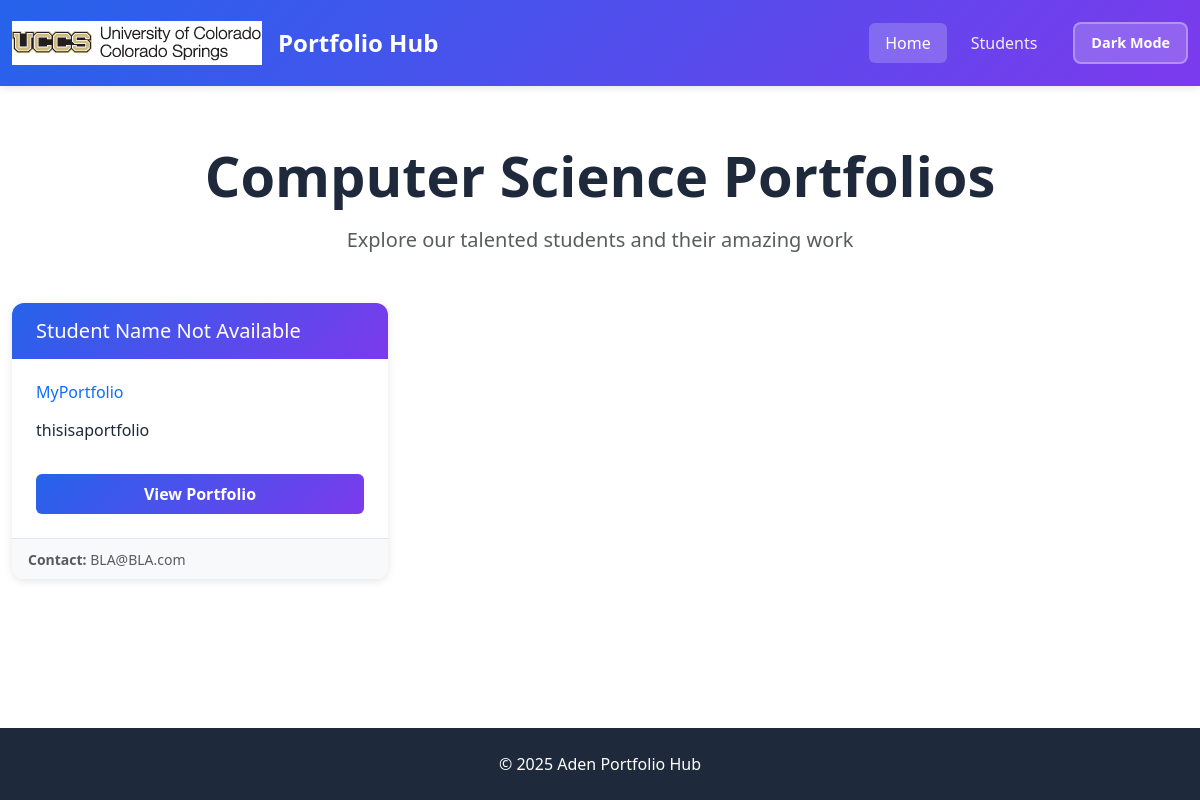
The app's page /, older data.
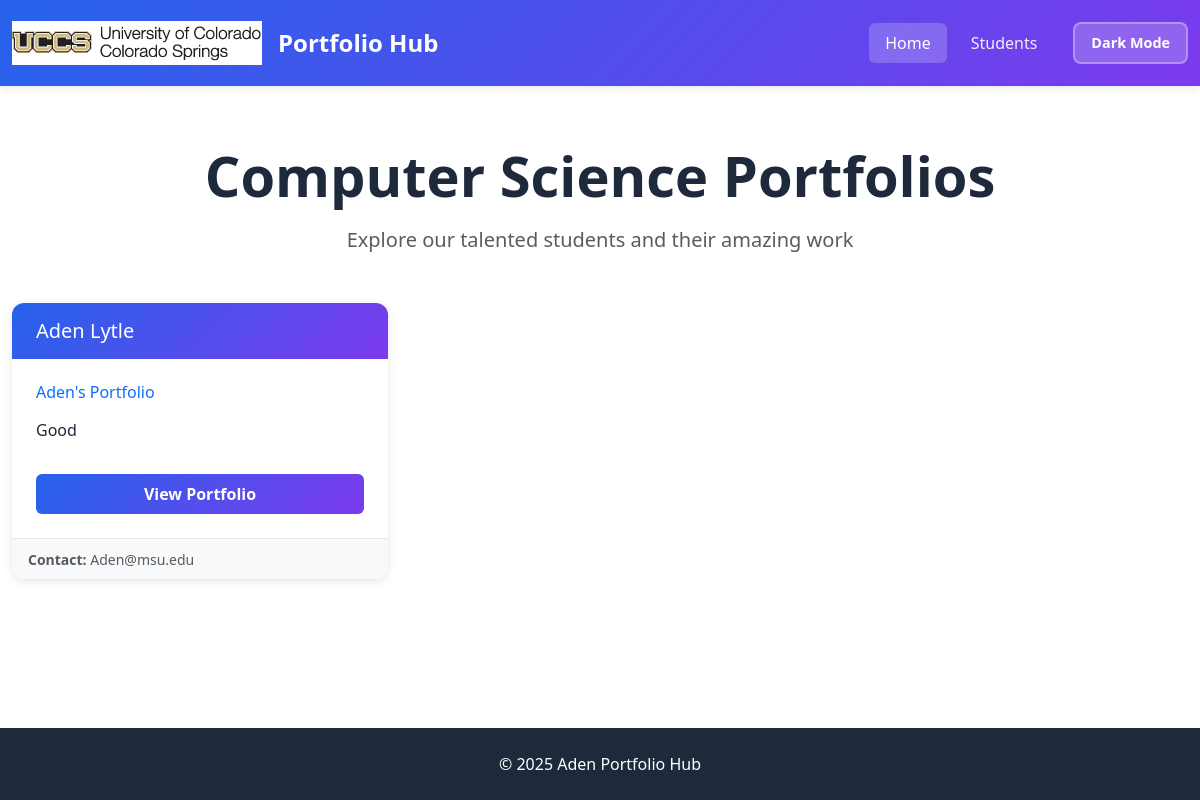
The same page, newer data.
### portfolio_app/models.py (models this page shows, shortened)
class Portfolio(models.Model):
    title = models.CharField(max_length=200)
    contact_email = models.CharField(max_length=200)
    is_active = models.BooleanField(default=False)
    about = models.CharField(blank=True)

class Student(models.Model):
    MAJOR = (
        ('CSCI-BS', 'BS in Computer Science'),
        ('CPEN-BS', 'BS in Computer Engineering'),
        ('BIGD-BI', 'BI in Game Design and Development'),
        ('BICS-BI', 'BI in Computer Science'),
        ('BISC-BI', 'BI in Computer Security'),
        ('CSCI-BA', 'BA in Computer Science'),
        ('DASE-BS', 'BS in Data Analytics and Systems Engineering')
    )
    name = models.CharField(max_length=200)
    email = models.CharField("MSU Email", max_length=200)
    major = models.CharField(max_length=200, choices=MAJOR)
    portfolio = models.OneToOneField(
        Portfolio,
        on_delete=models.CASCADE,
        null=True, blank=True,
        related_name='student',
    )

### portfolio_app/views.py (the view)
# urls.py: path('', views.index, name='index'),
def index(request):
    portfolios = Portfolio.objects.filter(is_active=True)
    context = {
        'portfolios': portfolios,
    }
    return render(request, 'portfolio_app/index.html', context)

### portfolio_app/templates/portfolio_app/index.html (shortened to what this page needs)
{% extends "portfolio_app/base_template.html" %}
{% block content %}
<div class="py-4">
  <div class="text-center mb-5">
    <h1 class="display-4 fw-bold mb-3">Computer Science Portfolios</h1>
    <p class="lead text-muted">Explore our talented students and their amazing work</p>
  </div>
  {% if portfolios %}
    <div class="row row-cols-1 row-cols-md-2 row-cols-lg-3 g-4">
      {% for portfolio in portfolios %}
        <div class="col">
          <div class="card h-100">
            <div class="card-header">
              <h5 class="card-title mb-0">
                {% if portfolio.student %}
                  {{ portfolio.student.name }}
                {% else %}
                  Student Name Not Available
                {% endif %}
              </h5>
            </div>
            <div class="card-body d-flex flex-column">
              <h6 class="text-primary mb-3">{{ portfolio.title }}</h6>
              <p class="card-text flex-grow-1">
                {% if portfolio.about %}
                  {{ portfolio.about|truncatewords:30 }}
                {% else %}
                  No description available yet.
                {% endif %}
              </p>
              <div class="mt-3">
                <a href="{% url 'portfolio-detail' portfolio.id %}"
                   class="btn btn-primary w-100"
                   aria-label="View {{ portfolio.title }} portfolio">
                  View Portfolio
                </a>
              </div>
            </div>
            <div class="card-footer bg-light">
              <small class="text-muted">
                <strong>Contact:</strong> {{ portfolio.contact_email }}
              </small>
            </div>
          </div>
        </div>
      {% endfor %}
    </div>
  {% else %}
    <div class="alert alert-info text-center" role="alert">
      <h4 class="alert-heading">No Active Portfolios</h4>
      <p class="mb-0">There are currently no active portfolios to display.</p>
    </div>
  {% endif %}
</div>
{% endblock %}

### portfolio_app/templates/portfolio_app/base_template.html (shortened to what this page needs)
{% load static %}
{% load django_bootstrap5 %}
<!DOCTYPE html>
<html lang="en">
<head>
  <link href="https://cdn.jsdelivr.net/npm/bootstrap@5.3.3/dist/css/bootstrap.min.css" rel="stylesheet" />
</head>
<body>
  <nav class="navbar navbar-expand-lg" role="navigation">
    <div class="container-fluid">
      <a class="navbar-brand" href="{% url 'index' %}">
        <img src="{% static 'images/uccs_logo.gif' %}" alt="UCCS Logo">
        Portfolio Hub
      </a>
      <div class="collapse navbar-collapse" id="navbarNav">
        <div class="navbar-nav ms-auto d-flex align-items-center">
          <a class="nav-link {% if request.resolver_match.url_name == 'index' %}active{% endif %}"
             href="{% url 'index' %}">Home</a>
          <a class="nav-link {% if 'student' in request.resolver_match.url_name %}active{% endif %}"
             href="{% url 'student-list' %}">Students</a>
          <div class="ms-3">
            <button class="dark-mode-toggle" id="darkModeToggle" aria-label="Toggle dark mode">
              Dark Mode
            </button>
          </div>
        </div>
      </div>
    </div>
  </nav>
  <main id="main-content" role="main">
    <div class="container-fluid">
      <div class="col-sm-12">
        {% block content %}{% endblock %}
      </div>
    </div>
  </main>
  <footer role="contentinfo">
    <div class="container text-center">
      <p class="mb-0">&copy; 2025 Aden Portfolio Hub</p>
    </div>
  </footer>
</body>
</html>

### portfolio_app/templates/portfolio_app/base_template.html (style rules this page uses)
:root { --primary-color: #2563eb; --secondary-color: #7c3aed; --accent-color: #f59e0b; --dark-bg: #1e293b; }
body { --bg-color: #ffffff; --text-color: #1e293b; --card-bg: #ffffff; --card-border: #e2e8f0; --input-bg: #ffffff; --input-border: #e2e8f0; --footer-bg: #1e293b; --footer-text: #ffffff; --light-text: #64748b; }
body { min-height: 100vh; display: flex; flex-direction: column; background-color: var(--bg-color); color: var(--text-color); transition: background-color 0.3s, color 0.3s; }
.navbar { background: linear-gradient(135deg, var(--primary-color), var(--secondary-color)) !important; box-shadow: 0 2px 8px rgba(0,0,0,0.1); padding: 1rem 0; }
.navbar-brand { font-weight: 700; font-size: 1.5rem; color: white !important; display: flex; align-items: center; gap: 1rem; }
.navbar-brand img { max-height: 50px; width: auto; }
.nav-link { color: rgba(255,255,255,0.9) !important; font-weight: 500; transition: all 0.3s; padding: 0.5rem 1rem !important; border-radius: 6px; margin: 0 0.25rem; }
.nav-link:hover, .nav-link.active { background-color: rgba(255,255,255,0.2); color: white !important; }
.btn-primary { background: linear-gradient(135deg, var(--primary-color), var(--secondary-color)); border: none; font-weight: 600; padding: 0.5rem 1.5rem; transition: transform 0.2s, box-shadow 0.3s; }
.card { border: none; border-radius: 12px; box-shadow: 0 2px 8px rgba(0,0,0,0.1); transition: transform 0.3s, box-shadow 0.3s; overflow: hidden; background-color: var(--card-bg); color: var(--text-color); }
.card-header { background: linear-gradient(135deg, var(--primary-color), var(--secondary-color)); color: white; font-weight: 600; padding: 1rem 1.5rem; border: none; }
.card-body { padding: 1.5rem; }
.card-footer { background-color: var(--card-bg); border-top: 1px solid var(--card-border); color: var(--light-text); }
main { flex: 1; padding: 2rem 0; }
footer { background-color: var(--footer-bg); color: var(--footer-text); padding: 1.5rem 0; margin-top: auto; }
.dark-mode-toggle { background: rgba(255,255,255,0.2); border: 2px solid rgba(255,255,255,0.3); color: white; border-radius: 8px; padding: 0.5rem 1rem; cursor: pointer; transition: all 0.3s; font-weight: 600; font-size: 0.9rem; white-space: nowrap; }

Row changes from the older to the newer data that the page shows:
removed Portfolio: shows "Student Name Not Available", title "MyPortfolio", about "thisisaportfolio", contact_email "BLA@BLA.com"
added Portfolio: student.name "Aden Lytle", title "Aden's Portfolio", about "Good", contact_email "Aden@msu.edu"
